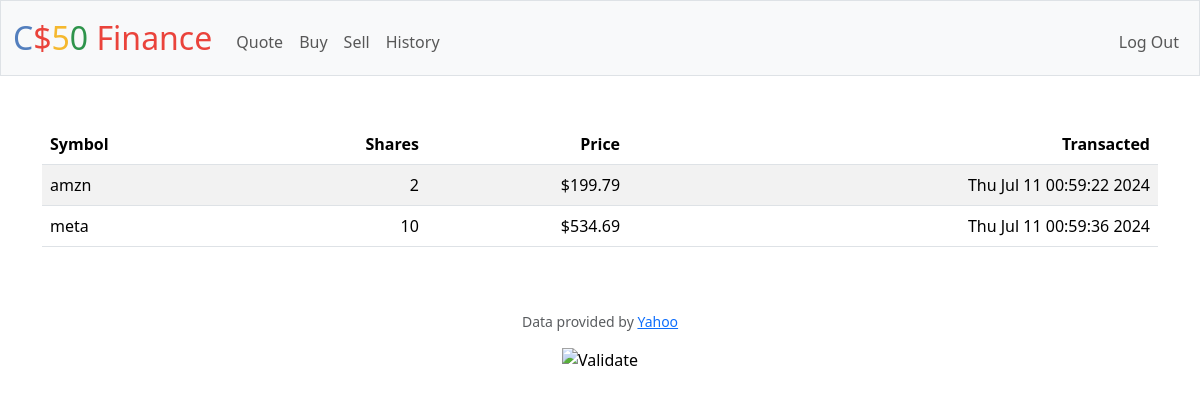
/history (signed in), run on an earlier commit of the app's database.
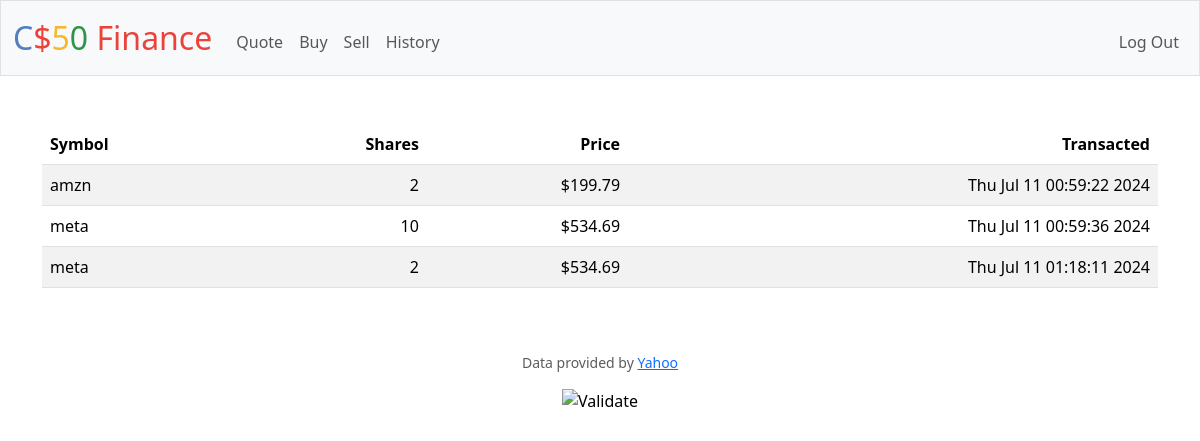
And on a later commit of the database.
### tables this page shows
CREATE TABLE purchases (id INTEGER NOT NULL, symbol TEXT NOT NULL, shares INTEGER NOT NULL, price INTEGER NOT NULL, date TEXT NOT NULL);

### app.py (the view)
@app.route("/history")
@login_required
def history():
    rows = db.execute("SELECT * FROM PURCHASES WHERE id = ?", session["user_id"])
    user = db.execute("SELECT * FROM users WHERE id = ?", session["user_id"])
    return render_template("history.html", purchases=rows, cash=usd(user[0]["cash"]))

### app.py (called while the page is built)
@app.after_request
def after_request(response):
    response.headers["Cache-Control"] = "no-cache, no-store, must-revalidate"
    response.headers["Expires"] = 0
    response.headers["Pragma"] = "no-cache"
    return response

### helpers.py (called while the page is built)
def login_required(f):
    @wraps(f)
    def decorated_function(*args, **kwargs):
        if session.get("user_id") is None:
            return redirect("/login")
        return f(*args, **kwargs)
    return decorated_function

def usd(value):
    return f"${value:,.2f}"

### templates/history.html (shortened to what this page needs)
{% extends "layout.html" %}
{% block main %}
    <table class="table table-striped">
        <thead>
            <tr>
                <th class="text-start">Symbol</th>
                <th class="text-end">Shares</th>
                <th class="text-end">Price</th>
                <th class="text-end">Transacted</th>
            </tr>
        </thead>
        <tbody>
            {% for purchase in purchases %}
                <tr>
                    <td class="text-start">{{purchase["symbol"]}}</td>
                    <td class="text-end">{{purchase["shares"]}}</td>
                    <td class="text-end">{{purchase["price"] | usd}}</td>
                    <td class="text-end">{{purchase["date"]}}</td>
                </tr>
            {% endfor %}
        </tbody>
    </table>
{% endblock %}

What changed in the data, as far as the page shows it:
added purchases: symbol "meta", shares "2", price "$534.69", date "Thu Jul 11 01:18:11 2024"
